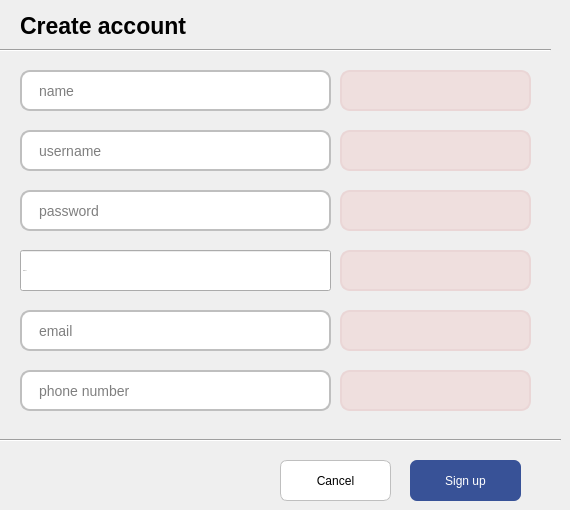
    <widget class="QWidget" name="tab_2">
     <attribute name="title">
      <string>Tab 2</string>
     </attribute>
     <widget class="QLineEdit" name="lineEdit_9">
      <property name="geometry">
       <rect>
        <x>20</x>
        <y>190</y>
        <width>311</width>
        <height>41</height>
       </rect>
      </property>
      <property name="font">
       <font>
        <pointsize>-1</pointsize>
       </font>
      </property>
      <property name="cursor">
       <cursorShape>IBeamCursor</cursorShape>
      </property>
      <property name="styleSheet">
       <string notr="true">QLineEdit {
    color: rgb(0, 0, 0);
    font-size: 14px;
    border-radius: 10px;
    padding-left: 15px;
    border: 2px solid rgb(191, 191, 191); /* Границы серого цвета */
    background-color: rgb(255, 255, 255);
}
</string>
      </property>
      <property name="text">
       <string/>
      </property>
      <property name="alignment">
       <set>Qt::AlignJustify|Qt::AlignVCenter</set>
      </property>
      <property name="placeholderText">
       <string>password</string>
      </property>
     </widget>
     <widget class="QLineEdit" name="lineEdit_10">
      <property name="geometry">
       <rect>
        <x>20</x>
        <y>370</y>
        <width>311</width>
        <height>41</height>
       </rect>
      </property>
      <property name="font">
       <font>
        <pointsize>-1</pointsize>
       </font>
      </property>
      <property name="cursor">
       <cursorShape>IBeamCursor</cursorShape>
      </property>
      <property name="styleSheet">
       <string notr="true">QLineEdit {
    color: rgb(0, 0, 0);
    font-size: 14px;
    border-radius: 10px;
    padding-left: 15px;
    border: 2px solid rgb(191, 191, 191); /* Границы серого цвета */
    background-color: rgb(255, 255, 255);
}
</string>
      </property>
      <property name="text">
       <string/>
      </property>
      <property name="placeholderText">
       <string>phone number</string>
      </property>
     </widget>
     <widget class="QLineEdit" name="lineEdit_11">
      <property name="geometry">
       <rect>
        <x>20</x>
        <y>70</y>
        <width>311</width>
        <height>41</height>
       </rect>
      </property>
      <property name="font">
       <font>
        <pointsize>-1</pointsize>
       </font>
      </property>
      <property name="cursor">
       <cursorShape>IBeamCursor</cursorShape>
      </property>
      <property name="styleSheet">
       <string notr="true">QLineEdit {
    color: rgb(0, 0, 0);
    font-size: 14px;
    border-radius: 10px;
    padding-left: 15px;
    border: 2px solid rgb(191, 191, 191); /* Границы серого цвета */
    background-color: rgb(255, 255, 255);
}
</string>
      </property>
      <property name="text">
       <string/>
      </property>
      <property name="placeholderText">
       <string>name</string>
      </property>
     </widget>
     <widget class="QLineEdit" name="lineEdit_12">
      <property name="geometry">
       <rect>
        <x>20</x>
        <y>250</y>
        <width>311</width>
        <height>41</height>
       </rect>
      </property>
      <property name="font">
       <font>
        <pointsize>-1</pointsize>
       </font>
      </property>
      <property name="cursor">
       <cursorShape>IBeamCursor</cursorShape>
      </property>
      <property name="styleSheet">
       <string notr="true">QLineEdit {
    color: rgb(0, 0, 0);
    font-size: 14px;
    border-radius: 10px;
    padding-left: 15px;
    border: 2px solid rgb(191, 191, 191); /* Границы серого цвета */
    background-color: rgb(255, 255, 255);
}\</string>
      </property>
      <property name="text">
       <string/>
      </property>
      <property name="placeholderText">
       <string>address</string>
      </property>
     </widget>
     <widget class="QLineEdit" name="lineEdit_13">
      <property name="geometry">
       <rect>
        <x>20</x>
        <y>130</y>
        <width>311</width>
        <height>41</height>
       </rect>
      </property>
      <property name="font">
       <font>
        <pointsize>-1</pointsize>
       </font>
      </property>
      <property name="cursor">
       <cursorShape>IBeamCursor</cursorShape>
      </property>
      <property name="styleSheet">
       <string notr="true">QLineEdit {
    color: rgb(0, 0, 0);
    font-size: 14px;
    border-radius: 10px;
    padding-left: 15px;
    border: 2px solid rgb(191, 191, 191); /* Границы серого цвета */
    background-color: rgb(255, 255, 255);
}
</string>
      </property>
      <property name="text">
       <string/>
      </property>
      <property name="placeholderText">
       <string>username</string>
      </property>
     </widget>
     <widget class="QLineEdit" name="lineEdit_14">
      <property name="geometry">
       <rect>
        <x>20</x>
        <y>310</y>
        <width>311</width>
        <height>41</height>
       </rect>
      </property>
      <property name="font">
       <font>
        <pointsize>-1</pointsize>
       </font>
      </property>
      <property name="cursor">
       <cursorShape>IBeamCursor</cursorShape>
      </property>
      <property name="styleSheet">
       <string notr="true">QLineEdit {
    color: rgb(0, 0, 0);
    font-size: 14px;
    border-radius: 10px;
    padding-left: 15px;
    border: 2px solid rgb(191, 191, 191); /* Границы серого цвета */
    background-color: rgb(255, 255, 255);
}
</string>
      </property>
      <property name="text">
       <string/>
      </property>
      <property name="placeholderText">
       <string>email</string>
      </property>
     </widget>
     <widget class="QPushButton" name="pushButton_6">
      <property name="geometry">
       <rect>
        <x>410</x>
        <y>460</y>
        <width>111</width>
        <height>41</height>
       </rect>
      </property>
      <property name="styleSheet">
       <string notr="true">
QPushButton {
	color: white;
	background-color: rgb(56, 82 , 151);
	border-radius:7px


	
	
}
</string>
      </property>
      <property name="text">
       <string>Sign up</string>
      </property>
     </widget>
     <widget class="QPushButton" name="pushButton_8">
      <property name="geometry">
       <rect>
        <x>280</x>
        <y>460</y>
        <width>111</width>
        <height>41</height>
       </rect>
      </property>
      <property name="styleSheet">
       <string notr="true">
QPushButton {
	color: black;
	border: 1px solid rgb(191, 191, 191);
	background-color: white;
	border-radius:7px
	

	
	
}
</string>
      </property>
      <property name="text">
       <string>Cancel</string>
      </property>
     </widget>
     <widget class="QFrame" name="frame">
      <property name="geometry">
       <rect>
        <x>0</x>
        <y>430</y>
        <width>561</width>
        <height>20</height>
       </rect>
      </property>
      <property name="frameShape">
       <enum>QFrame::HLine</enum>
      </property>
      <property name="frameShadow">
       <enum>QFrame::Sunken</enum>
      </property>
      <property name="lineWidth">
       <number>1</number>
      </property>
     </widget>
     <widget class="QLabel" name="label_5">
      <property name="geometry">
       <rect>
        <x>20</x>
        <y>0</y>
        <width>171</width>
        <height>51</height>
       </rect>
      </property>
      <property name="styleSheet">
       <string notr="true">
color: rgb(0, 0, 0);
font-weight: bold;
font-size: 23px</string>
      </property>
      <property name="text">
       <string>Create account</string>
      </property>
      <property name="openExternalLinks">
       <bool>false</bool>
      </property>
     </widget>
     <widget class="QFrame" name="frame_2">
      <property name="geometry">
       <rect>
        <x>-10</x>
        <y>40</y>
        <width>561</width>
        <height>20</height>
       </rect>
      </property>
      <property name="frameShape">
       <enum>QFrame::HLine</enum>
      </property>
      <property name="frameShadow">
       <enum>QFrame::Sunken</enum>
      </property>
      <property name="lineWidth">
       <number>1</number>
      </property>
     </widget>
     <widget class="QLabel" name="label_12">
      <property name="enabled">
       <bool>true</bool>
      </property>
      <property name="geometry">
       <rect>
        <x>340</x>
        <y>130</y>
        <width>191</width>
        <height>41</height>
       </rect>
      </property>
      <property name="styleSheet">
       <string notr="true">QLabel {
    color: rgb(154, 70, 74);
    font-size: 14px;
    border-radius: 10px;
    padding-left: 15px;
    border: 2px solid rgb(234, 214, 214); /* Границы серого цвета */
    background-color: rgb(239, 223, 222);
}
</string>
      </property>
      <property name="text">
       <string/>
      </property>
     </widget>
     <widget class="QLabel" name="label_13">
      <property name="enabled">
       <bool>true</bool>
      </property>
      <property name="geometry">
       <rect>
        <x>340</x>
        <y>190</y>
        <width>191</width>
        <height>41</height>
       </rect>
      </property>
      <property name="styleSheet">
       <string notr="true">QLabel {
    color: rgb(154, 70, 74);
    font-size: 14px;
    border-radius: 10px;
    padding-left: 15px;
    border: 2px solid rgb(234, 214, 214); /* Границы серого цвета */
    background-color: rgb(239, 223, 222);
}
</string>
      </property>
      <property name="text">
       <string/>
      </property>
     </widget>
     <widget class="QLabel" name="label_14">
      <property name="geometry">
       <rect>
        <x>340</x>
        <y>310</y>
        <width>191</width>
        <height>41</height>
       </rect>
      </property>
      <property name="styleSheet">
       <string notr="true">QLabel {
    color: rgb(154, 70, 74);
    font-size: 14px;
    border-radius: 10px;
    padding-left: 15px;
    border: 2px solid rgb(234, 214, 214); /* Границы серого цвета */
    background-color: rgb(239, 223, 222);
}
</string>
      </property>
      <property name="text">
       <string/>
      </property>
     </widget>
     <widget class="QLabel" name="label_15">
      <property name="geometry">
       <rect>
        <x>340</x>
        <y>370</y>
        <width>191</width>
        <height>41</height>
       </rect>
      </property>
      <property name="styleSheet">
       <string notr="true">QLabel {
    color: rgb(154, 70, 74);
    font-size: 14px;
    border-radius: 10px;
    padding-left: 15px;
    border: 2px solid rgb(234, 214, 214); /* Границы серого цвета */
    background-color: rgb(239, 223, 222);
}
</string>
      </property>
      <property name="text">
       <string/>
      </property>
     </widget>
     <widget class="QLabel" name="label_16">
      <property name="geometry">
       <rect>
        <x>340</x>
        <y>70</y>
        <width>191</width>
        <height>41</height>
       </rect>
      </property>
      <property name="styleSheet">
       <string notr="true">QLabel {
    color: rgb(154, 70, 74);
    font-size: 14px;
    border-radius: 10px;
    padding-left: 15px;
    border: 2px solid rgb(234, 214, 214); /* Границы серого цвета */
    background-color: rgb(239, 223, 222);
}
</string>
      </property>
      <property name="text">
       <string/>
      </property>
     </widget>
     <widget class="QLabel" name="label_17">
      <property name="geometry">
       <rect>
        <x>340</x>
        <y>250</y>
        <width>191</width>
        <height>41</height>
       </rect>
      </property>
      <property name="styleSheet">
       <string notr="true">QLabel {
    color: rgb(154, 70, 74);
    font-size: 14px;
    border-radius: 10px;
    padding-left: 15px;
    border: 2px solid rgb(234, 214, 214); /* Границы серого цвета */
    background-color: rgb(239, 223, 222);
}
</string>
      </property>
      <property name="text">
       <string/>
      </property>
     </widget>
    </widget>
